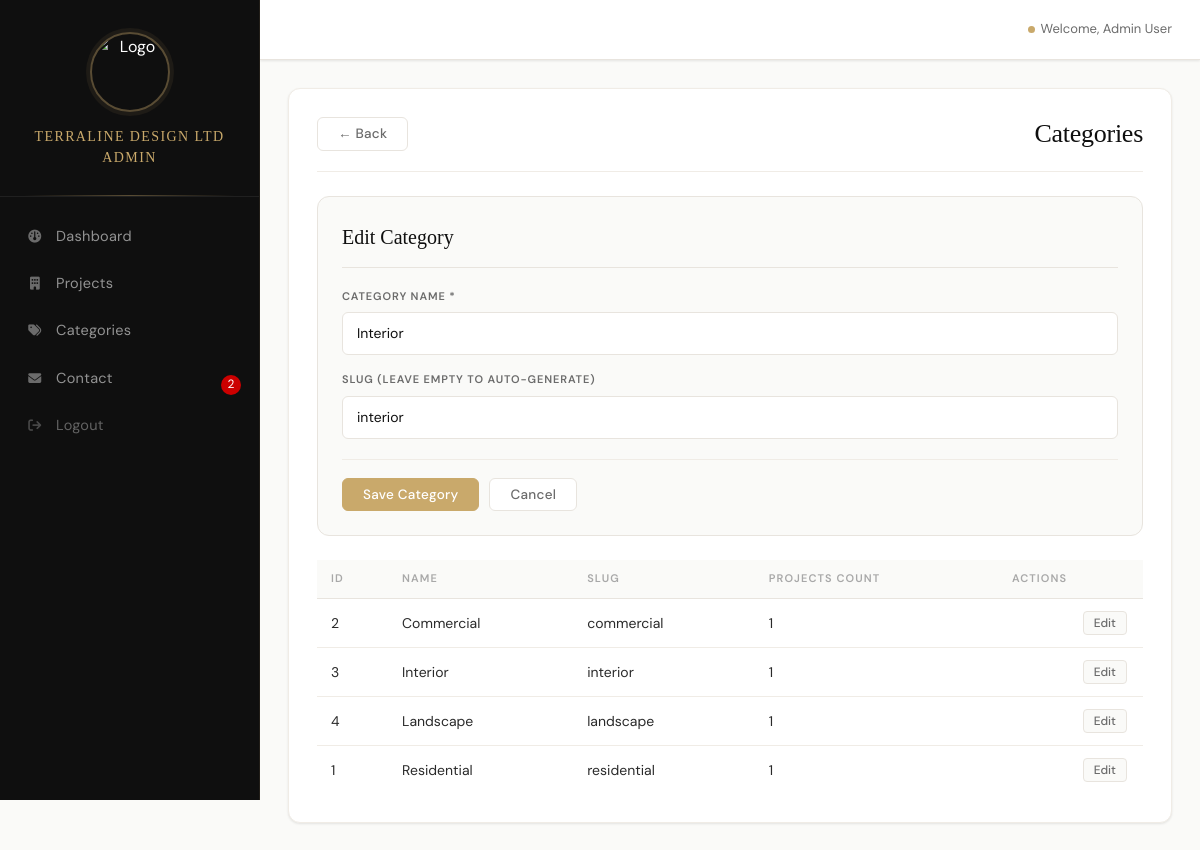
Page /admin/categories.php?edit=3 (signed in) on the committed database.
### tables this page shows
CREATE TABLE `categories` (
  `id` int(11) NOT NULL,
  `name` varchar(50) NOT NULL,
  `slug` varchar(50) NOT NULL,
  `created_at` timestamp NOT NULL DEFAULT current_timestamp()
);

### admin/categories.php (the view, shortened to what this page needs)
<?php
$db = Database::getInstance()->getConnection();
$editCategory = null;
if (isset($_GET['edit'])) {
    $stmt = $db->prepare("SELECT * FROM categories WHERE id = ?");
    $stmt->execute([(int)$_GET['edit']]);
    $editCategory = $stmt->fetch();
}
$categories = $db->query("SELECT * FROM categories ORDER BY name")->fetchAll();
include __DIR__ . '/includes/header.php';
?>
<div class="admin-content">
    <div class="admin-header">
        <a href="/architecture-firm/admin/index.php" class="btn-secondary" style="float:left;margin-right:16px;">&larr; Back</a>
        <h1 style="display:inline-block;">Categories</h1>
    </div>
    <div class="form-container">
        <h2><?php echo $editCategory ? 'Edit Category' : 'Add New Category'; ?></h2>
        <form method="POST">
            <div class="form-group">
                <label for="name">Category Name *</label>
                <input type="text" id="name" name="name" required
                       value="<?php echo $editCategory ? $editCategory['name'] : ''; ?>">
            </div>
            <div class="form-group">
                <label for="slug">Slug (leave empty to auto-generate)</label>
                <input type="text" id="slug" name="slug"
                       value="<?php echo $editCategory ? $editCategory['slug'] : ''; ?>">
            </div>
            <div class="form-actions">
                <button type="submit" class="btn-primary">Save Category</button>
                <?php if ($editCategory): ?>
                <a href="categories.php" class="btn-secondary">Cancel</a>
                <?php endif; ?>
            </div>
        </form>
    </div>
    <table class="data-table">
        <thead>
            <tr>
                <th>ID</th>
                <th>Name</th>
                <th>Slug</th>
                <th>Projects Count</th>
                <th>Actions</th>
            </tr>
        </thead>
        <tbody>
            <?php foreach ($categories as $category): ?>
            <?php
            $stmt = $db->prepare("SELECT COUNT(*) FROM projects WHERE category_id = ?");
            $stmt->execute([$category['id']]);
            $projectCount = $stmt->fetchColumn();
            ?>
            <tr>
                <td data-label="ID"><?php echo $category['id']; ?></td>
                <td data-label="Name"><?php echo $category['name']; ?></td>
                <td data-label="Slug"><?php echo $category['slug']; ?></td>
                <td data-label="Projects"><?php echo $projectCount; ?></td>
                <td class="actions">
                    <a href="?edit=<?php echo $category['id']; ?>" class="btn-small">Edit</a>
                </td>
            </tr>
            <?php endforeach; ?>
        </tbody>
    </table>
</div>
<?php include __DIR__ . '/includes/footer.php'; ?>

### rows in the picture
categories: name "Interior", slug "interior", id "3", projectCount "1"
categories: id "2", name "Commercial", slug "commercial", projectCount "1"
categories: id "4", name "Landscape", slug "landscape", projectCount "1"
categories: id "1", name "Residential", slug "residential", projectCount "1"

### other values in the picture
$unreadCount "2"
$_SESSION['user_name'] "Admin User"
